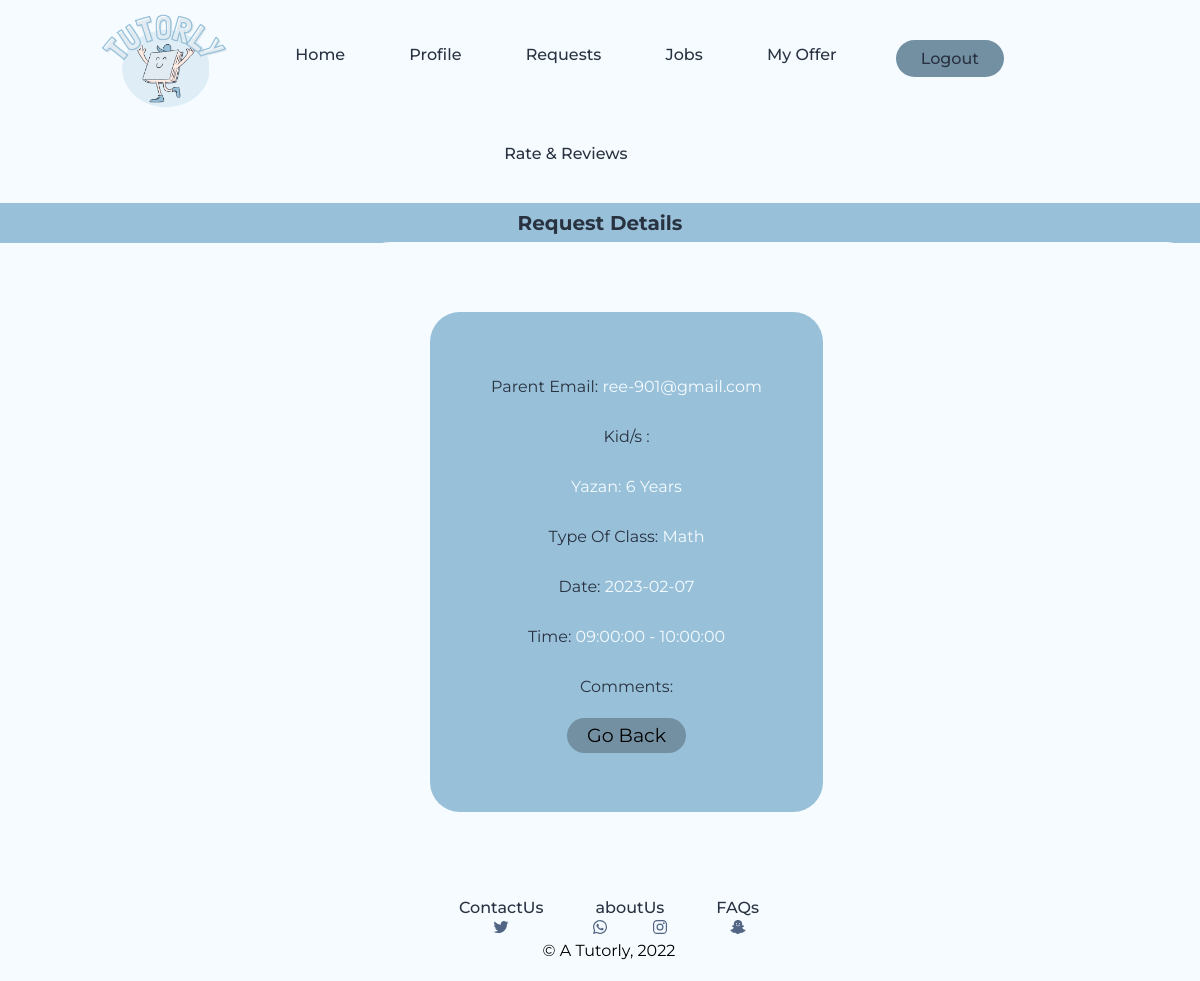
Before: /php_files/RequestListDetails.php?id=4 with the older database file.
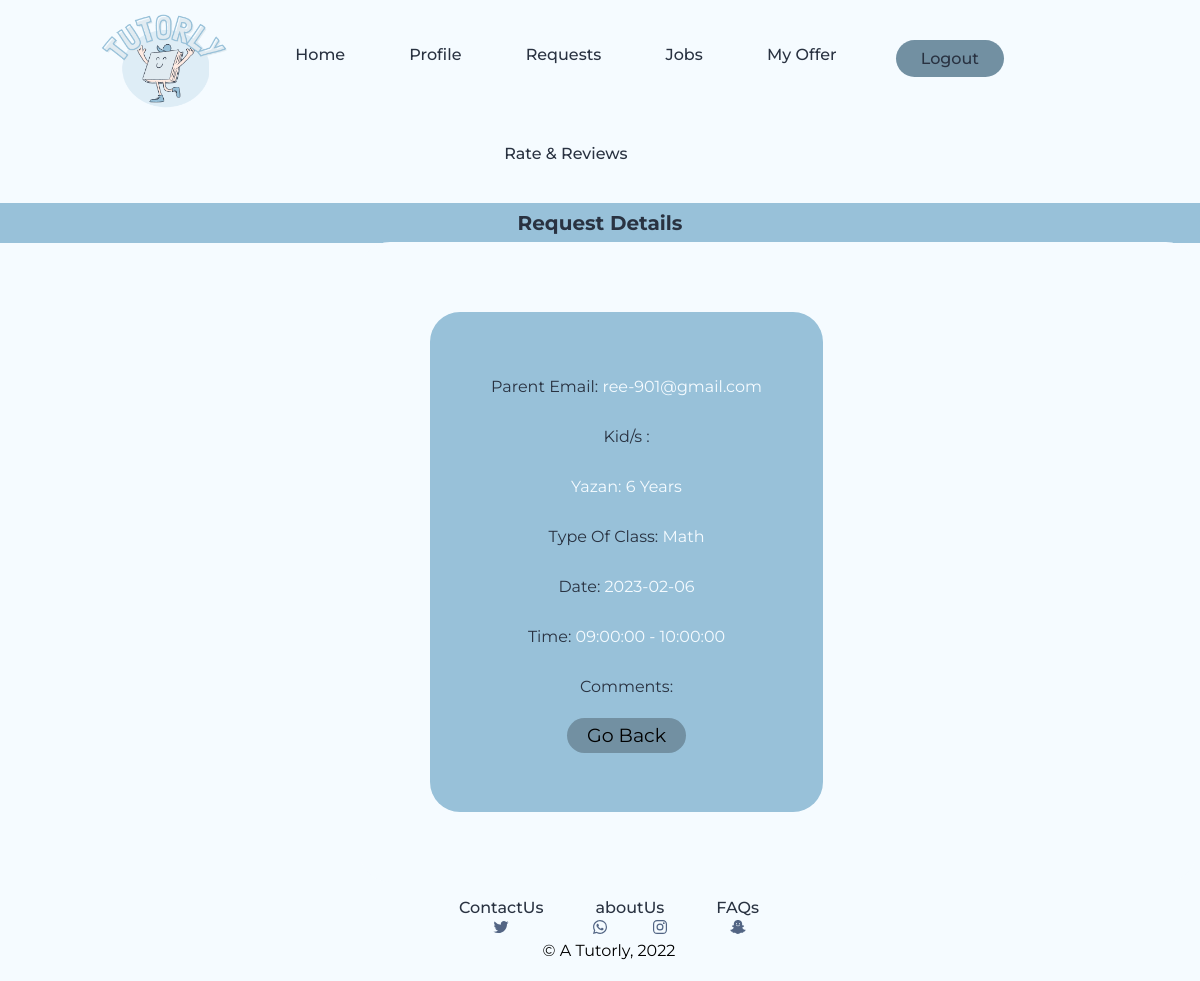
After: the same page with the newer database file.
### tables this page shows
CREATE TABLE `requests` (
  `TypeOfClass` varchar(100) NOT NULL,
  `ID` int(11) NOT NULL,
  `status` varchar(100) NOT NULL,
  `parentEmail` varchar(255) DEFAULT NULL,
  `startDate` date NOT NULL,
  `startTime` time NOT NULL,
  `endTime` time NOT NULL,
  `comments` text NOT NULL,
  `created_at` datetime NOT NULL DEFAULT current_timestamp() ON UPDATE current_timestamp()
);

### php_files/RequestListDetails.php (the view, shortened to what this page needs)
<!DOCTYPE html>
<html>
<head>
    <link rel ="stylesheet" type="text/css" href = "../css_files/common.css">
    <link rel="stylesheet" type="text/css" href="../css_files/RequestOffers.css">
    <link rel="stylesheet" type="text/css" href="../css_files/TutorsOffers.css"></head>
</head>
<body>
      <?php include("tutorHeader.php");?>
 <?php
 include('../php_files/connectDB.php');
if(isset($_GET['id'])){
   $id = mysqli_real_escape_string($connection,$_GET['id']);
    $sql = "SELECT `TypeOfClass`,  `ID`,`parentEmail`,`startDate`,`startTime`, `endTime`, `comments` FROM `requests` WHERE `requests`.`ID` = $id";
    $result = mysqli_query($connection,  $sql);
    $valu = mysqli_num_rows($result);
}
 ?>
<h2 id="offerH2"> Request Details</h2>
<?php
if($valu > 0 ){
$row = mysqli_fetch_row($result);
$TypeOfClass = key($row);
next($row);
$id = key($row);
next($row);
$parentEmail = key($row);
next($row);
$startDate = key($row);
next($row);
$startTime = key($row);
next($row);
$endTime = key($row);
next($row);
$comments = key($row);
next($row);
$kids = "SELECT `kidName`,`kidAge` FROM `kids` WHERE `kids`.`ID` = $row[$id]";
$result2 = mysqli_query($connection, $kids);
?>
<div class="holder"style="background-color: #F5FBFF;margin:4px;margin-left:30%;">
<p class="req1" style=" height:auto; width:50%; margin-right:8px;">
   <label class="nameLabel">Parent Email: </label>
   <label class="Name"><?php echo(($row[$parentEmail]))?></label><br>
<label class="nameLabel">Kid/s : </label><br>
<label class="Name"><?php
while($kidrow = mysqli_fetch_row($result2)){
    $kname = key($kidrow);
    next($kidrow);
    $kAge = key($kidrow);
    next($kidrow);
     echo $kidrow[$kname].": ".$kidrow[$kAge]." Years<br>";
}
?></label>
<label class="nameLabel">Type Of Class: </label>
<label class="Name"><?php echo(($row[$TypeOfClass]))?></label>
<br>
<label class="nameLabel">Date: </label>
<label class="Name"><?php echo(($row[$startDate]))?></label>
<br>
<label class="nameLabel">Time: </label>
<label class="Name"><?php echo(($row[$startTime]))?> - <?php echo(($row[$endTime])); ?></label><br>
<label class="nameLabel">Comments: </label>
<label class="Name"><?php echo(($row[$comments]))?> </label><br>
<input type="submit" class="goBack" onclick="location.href ='../php_files/RequestList.php';" value="Go Back"/>
</p>
</div>
<?php
}
?>
<?php include("../php_files/footer.php");?>
</body>
</html>

Changed rows visible on the page:
changed requests "ree-901@gmail.com": startDate "2023-02-07" → "2023-02-06"
